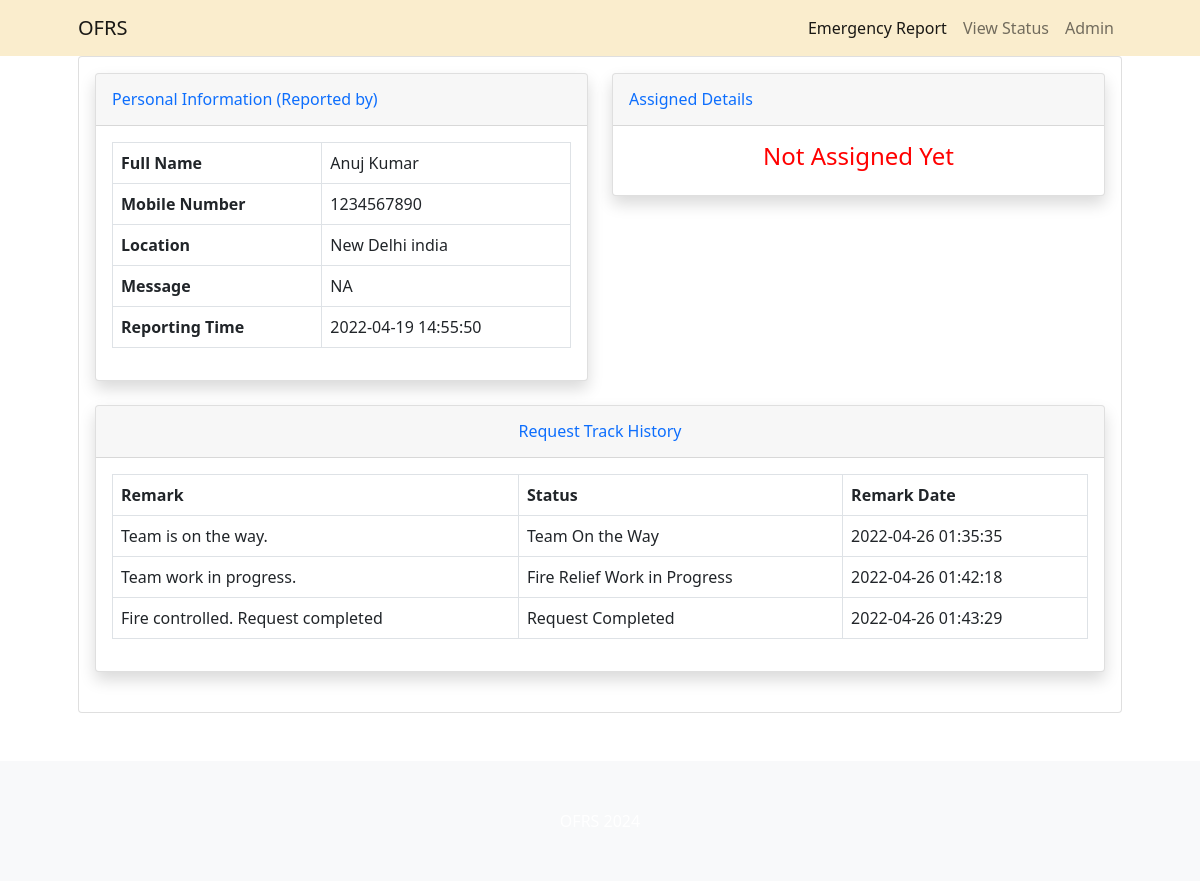
The app's page /details.php?requestid=1 with its own data.
### tables this page shows
CREATE TABLE `tblsite` (
  `id` int(11) NOT NULL,
  `siteTitle` varchar(255) DEFAULT NULL,
  `siteLogo` varchar(255) DEFAULT NULL
);

CREATE TABLE `tblemergencyreport` (
  `id` int(11) NOT NULL,
  `fullName` varchar(255) DEFAULT NULL,
  `mobileNumber` bigint(12) DEFAULT NULL,
  `location` mediumtext DEFAULT NULL,
  `messgae` mediumtext DEFAULT NULL,
  `assignTo` int(11) DEFAULT NULL,
  `status` varchar(120) DEFAULT NULL,
  `postingDate` timestamp NULL DEFAULT current_timestamp(),
  `assignTime` varchar(255) DEFAULT NULL,
  `assignTme` varchar(255) NOT NULL
);

CREATE TABLE `tblemergencyrequesthistory` (
  `id` int(11) NOT NULL,
  `requestId` int(11) DEFAULT NULL,
  `status` varchar(120) DEFAULT NULL,
  `remark` mediumtext DEFAULT NULL,
  `postingDate` timestamp NOT NULL DEFAULT current_timestamp()
);

### details.php (the view, shortened to what this page needs)
<?php include_once('includes/config.php');
?>
<!DOCTYPE html>
<html lang="en">
<head>
    <link href="css/styles.css" rel="stylesheet" />
</head>
<body>
    <?php include_once('includes/header.php') ?>
    <div class="container px-4 px-lg-5">
        <div class="row gx-4 gx-lg-5">
            <div class="col-md-12 mb-5">
                <div class="card h-100">
                    <div class="card-body">
                        <div class="row">
                            <div class="col-lg-6">
                                <div class="card shadow mb-4">
                                    <div class="card-header py-3">
                                        <h6 class="m-0 font-weight-bold text-primary">Personal Information (Reported by)</h6>
                                    </div>
                                    <div class="card-body">
                                        <?php $rid = $_GET['requestid'];
                                        $query = mysqli_query($con, "select * from tblemergencyreport where id='$rid'");
                                        while ($row = mysqli_fetch_array($query)) {
                                        ?>
                                            <table class="table table-bordered" width="100%" cellspacing="0">
                                                <tr>
                                                    <th>Full Name</th>
                                                    <td><?php echo $row['fullName']; ?></td>
                                                </tr>
                                                <tr>
                                                    <th>Mobile Number</th>
                                                    <td><?php echo $row['mobileNumber']; ?></td>
                                                </tr>
                                                <tr>
                                                    <th>Location</th>
                                                    <td><?php echo $row['location']; ?></td>
                                                </tr>
                                                <tr>
                                                    <th>Message</th>
                                                    <td><?php echo $row['messgae']; ?></td>
                                                </tr>
                                                <tr>
                                                    <th>Reporting Time</th>
                                                    <td><?php echo $row['postingDate']; ?></td>
                                                </tr>
                                            </table>
                                        <?php } ?>
                                    </div>
                                </div>
                            </div>
                            <div class="col-lg-6">
                                <div class="card shadow mb-4">
                                    <div class="card-header py-3">
                                        <h6 class="m-0 font-weight-bold text-primary">Assigned Details</h6>
                                    </div>
                                    <div class="card-body">
                                        <?php $query = mysqli_query($con, "select * from tblemergencyreport
join tblteams on tblteams.id=tblemergencyreport.assignTo
    where tblemergencyreport.id='$rid'");
                                        $count = mysqli_num_rows($query);
                                        if ($count > 0) {
                                            while ($row = mysqli_fetch_array($query)) { ?>
                                                <table class="table table-bordered" width="100%" cellspacing="0">
                                                    <tr>
                                                        <th>Team Name</th>
                                                        <td><?php echo $row['teamName']; ?></td>
                                                    </tr>
                                                    <tr>
                                                        <th>Team Leader Name</th>
                                                        <td><?php echo $row['teamLeaderName']; ?></td>
                                                    </tr>
                                                    <tr>
                                                        <th>TL Mobile No.</th>
                                                        <td><?php echo $row['teamLeadMobno']; ?></td>
                                                    </tr>
                                                    <tr>
                                                        <th>Team Members</th>
                                                        <td><?php echo $row['teamMembers']; ?></td>
                                                    </tr>
                                                    <tr>
                                                        <th>Assigned Time</th>
                                                        <td><?php echo $row['assignTme']; ?></td>
                                                    </tr>
                                                </table>
                                            <?php }
                                        } else { ?>
                                            <h4 style="color:red;" align="center">Not Assigned Yet</h4>
                                        <?php } ?>
                                    </div>
                                </div>
                            </div>
                        </div>
                        <?php
                        $ret = mysqli_query($con, "select * from tblemergencyrequesthistory where requestId='$rid'");
                        $num = mysqli_num_rows($ret);
                        ?>
                        <div class="row">
                            <div class="col-lg-12">
                                <div class="card shadow mb-4">
                                    <div class="card-header py-3">
                                        <h6 class="m-0 font-weight-bold text-primary" align="center">Request Track History</h6>
                                    </div>
                                    <div class="card-body">
                                        <?php if ($num > 0) {
                                        ?>
                                            <table class="table table-bordered" width="100%" cellspacing="0">
                                                <tr>
                                                    <th>Remark</th>
                                                    <th>Status</th>
                                                    <th>Remark Date</th>
                                                    <?php while ($result = mysqli_fetch_array($ret)) { ?>
                                                </tr>
                                                <tr>
                                                    <td><?php echo $result['remark']; ?></td>
                                                    <td><?php echo $result['status']; ?></td>
                                                    <td><?php echo $result['postingDate']; ?></td>
                                                </tr>
                                            <?php }
                                            ?>
                                            </table>
                                        <?php
                                        } else { ?>
                                            <h4 align="center" style="color:red"> No Tracking history found </h4>
                                        <?php } ?>
                                    </div>
                                </div>
                            </div>
                        </div>
                    </div>
                </div>
            </div>
        </div>
    </div>
    <?php include_once('includes/footer.php') ?>
</body>
</html>

### includes/header.php (shortened to what this page needs)
                <?php $query=mysqli_query($con,"select * from tblsite");
while($row=mysqli_fetch_array($query)){
$wtitle=$row['siteTitle'];
}  ?>
        <nav class="navbar navbar-expand-lg navbar-light" style="background-color: #faedcd;">
            <div class="container px-5">
                <a class="navbar-brand" href="index.php">   <?php echo $wtitle;?></a>
                <div class="collapse navbar-collapse" id="navbarSupportedContent">
                    <ul class="navbar-nav ms-auto mb-2 mb-lg-0">
                        <li class="nav-item"><a class="nav-link active" aria-current="page" href="index.php
                            ">Emergency Report</a></li>
                        <li class="nav-item"><a class="nav-link" href="search.php">View Status</a></li>
                        <li class="nav-item"><a class="nav-link" href="admin/">Admin</a></li>
                    </ul>
                </div>
            </div>
        </nav>

### includes/footer.php
<footer class="py-5 bg-light" >
    <div class="container px-4 px-lg-5"><p class="m-0 text-center text-white"> <?php echo $wtitle;?> <?php echo date('Y');?></p></div>
</footer>

### records on screen
tblsite: siteTitle "OFRS"
tblemergencyreport: fullName "Anuj Kumar", mobileNumber "1234567890", location "New Delhi india", messgae "NA", postingDate "2022-04-19 14:55:50"
tblemergencyrequesthistory: remark "Team is on the way.", status "Team On the Way", postingDate "2022-04-26 01:35:35"
tblemergencyrequesthistory: remark "Team work in progress.", status "Fire Relief Work in Progress", postingDate "2022-04-26 01:42:18"
tblemergencyrequesthistory: remark "Fire controlled. Request completed", status "Request Completed", postingDate "2022-04-26 01:43:29"
